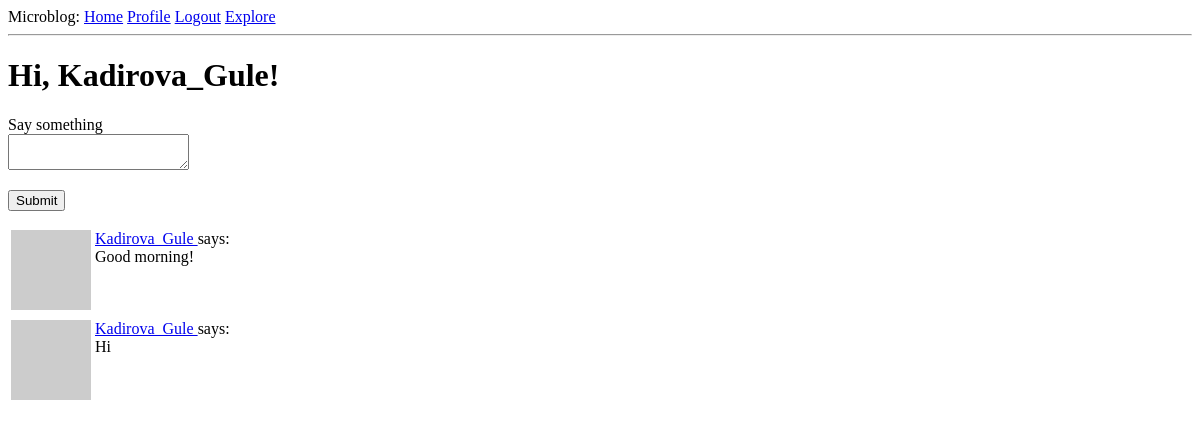
Before: /index (signed in) with the older database file.
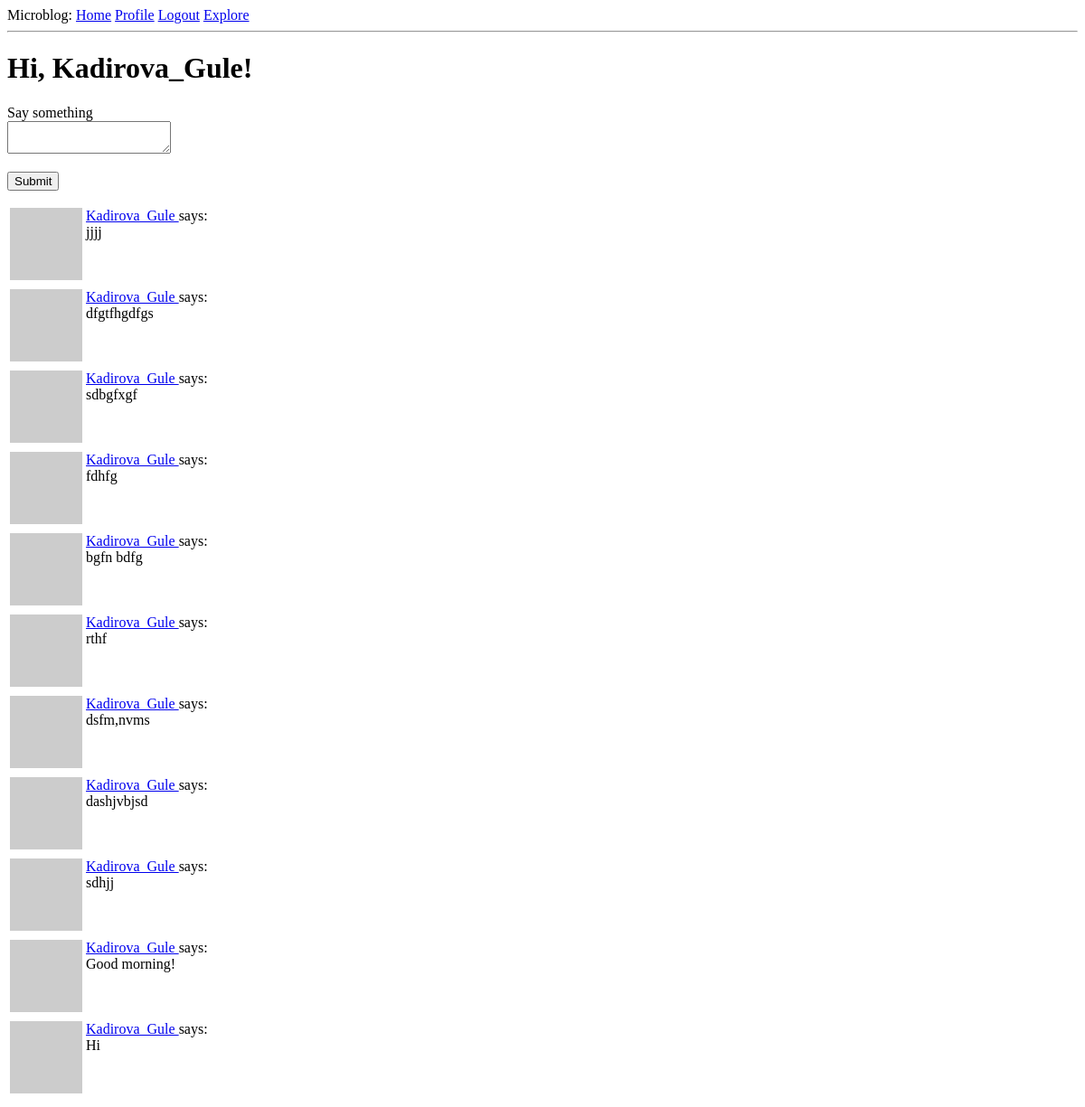
After: the same page with the newer database file.
### app/models.py (models this page shows, shortened)
class Post(db.Model):
    id: so.Mapped[int] = so.mapped_column(primary_key=True)
    body: so.Mapped[str] = so.mapped_column(sa.String(140))
    timestamp: so.Mapped[datetime] = so.mapped_column(
        index=True, default=lambda: datetime.now(timezone.utc))
    user_id: so.Mapped[int] = so.mapped_column(sa.ForeignKey(User.id), index=True)
    author: so.Mapped[User] = so.relationship(back_populates='posts')

class User(UserMixin, db.Model):
    id: so.Mapped[int] = so.mapped_column(primary_key=True)
    username: so.Mapped[str] = so.mapped_column(sa.String(64), index=True, unique=True)
    email: so.Mapped[str] = so.mapped_column(sa.String(120), index=True, unique=True)
    password_hash: so.Mapped[Optional[str]] = so.mapped_column(sa.String(256))
    about_me: so.Mapped[Optional[str]] = so.mapped_column(sa.String(140))
    last_seen: so.Mapped[Optional[datetime]] = so.mapped_column(
        default=lambda: datetime.now(timezone.utc))
    following: so.WriteOnlyMapped['User'] = so.relationship(
        secondary=followers, primaryjoin=(followers.c.follower_id == id),
        secondaryjoin=(followers.c.followed_id == id),
        back_populates='followers')
    followers: so.WriteOnlyMapped['User'] = so.relationship(
        secondary=followers, primaryjoin=(followers.c.followed_id == id),
        secondaryjoin=(followers.c.follower_id == id),
        back_populates='following')
    posts: so.WriteOnlyMapped['Post'] = so.relationship(back_populates='author')
    def avatar(self, size):
        digest = md5(self.email.lower().encode('utf-8')).hexdigest()
        return f'https://www.gravatar.com/avatar/{digest}?d=identicon&s={size}'
    def following_posts(self):
        Author = so.aliased(User)
        Follower = so.aliased(User)
        return (
            sa.select(Post)
            .join(Post.author.of_type(Author))
            .join(Author.followers.of_type(Follower), isouter=True)
            .where(sa.or_(
                Follower.id == self.id, # Posts from people I follow
                Author.id == self.id,   # My own posts
            ))
            .group_by(Post) # type: ignore
            .order_by(Post.timestamp.desc())
        )

### app/routes.py (the view)
@app.route('/', methods=['GET', 'POST'])
@app.route('/index', methods=['GET', 'POST'])
@login_required
def index():
    form = PostForm()
    if form.validate_on_submit():
        post = Post(body=form.post.data, author=current_user) # type: ignore
        db.session.add(post)
        db.session.commit()
        flash('Your post is now live!')
        return redirect(url_for('index'))
    page = request.args.get('page', 1, type=int)
    query = current_user.following_posts()
    posts = db.paginate(query, page=page,
                        per_page=app.config['POSTS_PER_PAGE'],
                        error_out=False)
    next_url = url_for('index', page=posts.next_num) \
        if posts.has_next else None
    prev_url = url_for('index', page=posts.prev_num) \
        if posts.has_prev else None
    return render_template('index.html', title='Home Page', form=form,
                           posts=posts.items, next_url=next_url,
                           prev_url=prev_url)

### app/forms.py
class PostForm(FlaskForm):
    post = TextAreaField('Say something', validators=[
        DataRequired(), Length(min=1, max=140)])
    submit = SubmitField('Submit')

### app/models.py (called while the page is built)
@login.user_loader
def load_user(id):
    return db.session.get(User, int(id))

### app/routes.py (called while the page is built)
@app.before_request
def before_request():
    if current_user.is_authenticated:
        current_user.last_seen = datetime.utcnow()
        db.session.commit()

### app/templates/index.html (shortened to what this page needs)
{% extends "base.html" %}
{% block content %}
    <h1>Hi, {{ current_user.username }}!</h1>
    {% if form %}
    <form action="" method="post">
        <p>
            {{ form.post.label }}<br>
            {{ form.post(size=32) }}<br>
        </p>
        <p>{{ form.submit() }}</p>
    </form>
    {% endif %}
    {% for post in posts %}
    <table>
        <tr valign="top">
            <td><img src="{{ post.author.avatar(36) }}"></td>
            <td>
                <a href="{{ url_for('user', username=post.author.username) }}">
                    {{ post.author.username }}
                </a> says:<br>{{ post.body }}
            </td>
        </tr>
    </table>
    {% endfor %}
{% endblock %}

Changed rows visible on the page:
added Post: author.username "Kadirova_Gule", body "jjjj"
added Post: author.username "Kadirova_Gule", body "dfgtfhgdfgs"
added Post: author.username "Kadirova_Gule", body "sdbgfxgf"
added Post: author.username "Kadirova_Gule", body "fdhfg"
added Post: author.username "Kadirova_Gule", body "bgfn bdfg"
added Post: author.username "Kadirova_Gule", body "rthf"
added Post: author.username "Kadirova_Gule", body "dsfm,nvms"
added Post: author.username "Kadirova_Gule", body "dashjvbjsd"
added Post: author.username "Kadirova_Gule", body "sdhjj"
